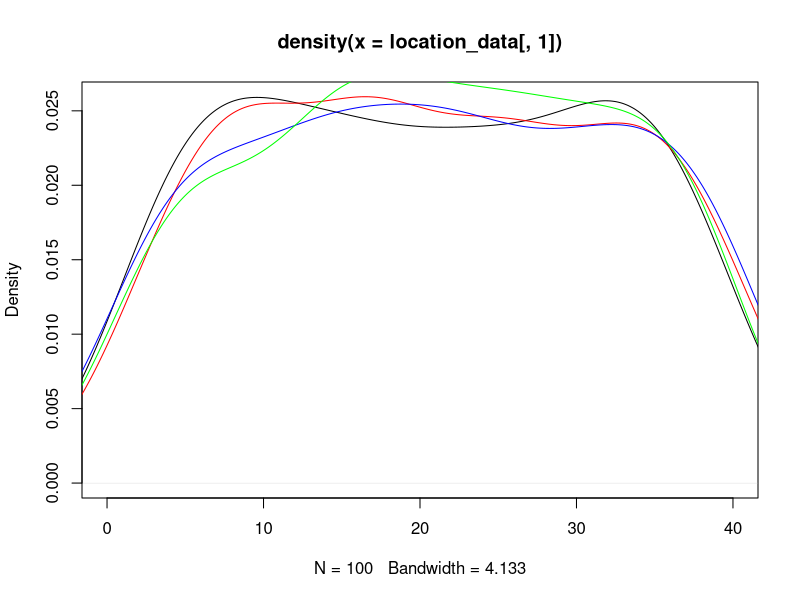
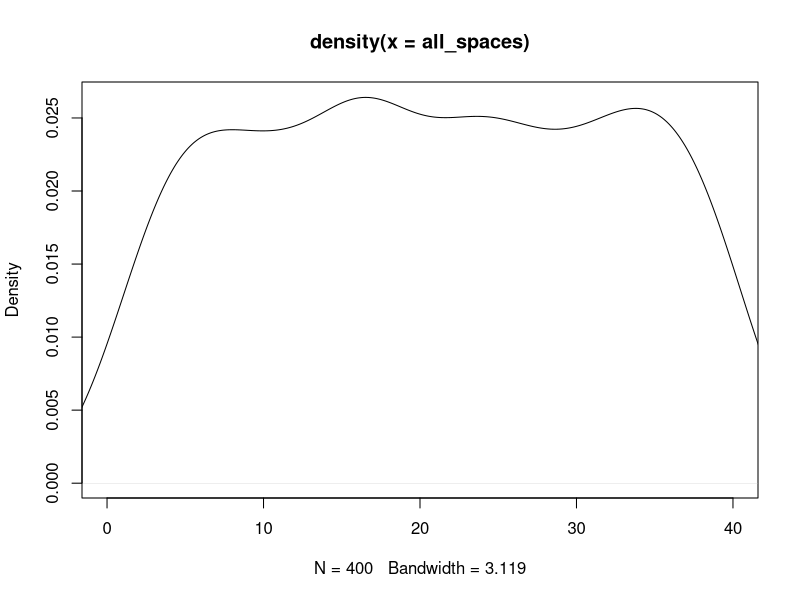
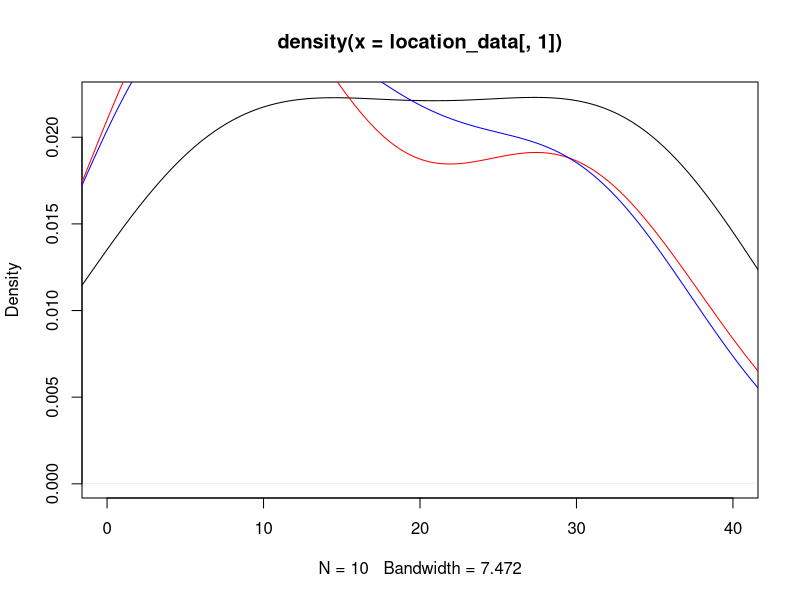
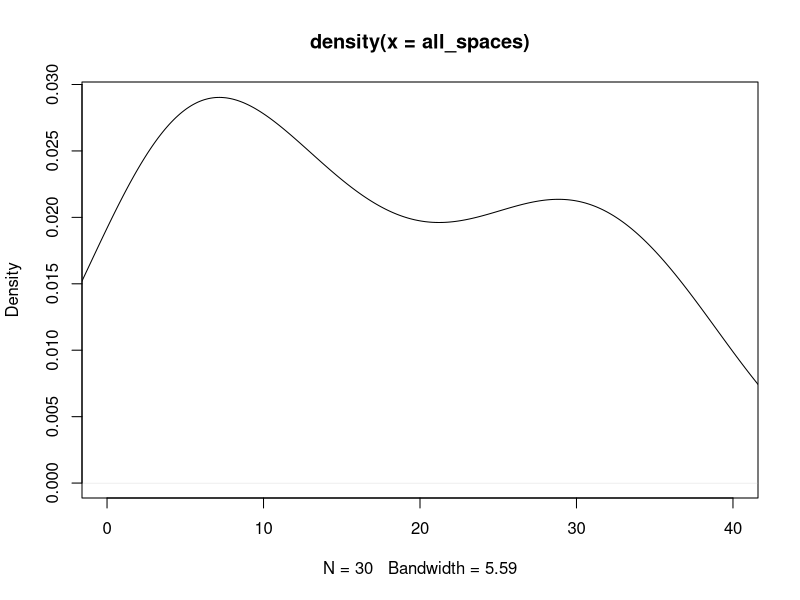

The R script that drew these images, in order: (Note: this script raises an error after producing the figures.)
## ---- chunk 1
knitr::opts_chunk$set(echo = TRUE)
## ---- chunk 2
#libraries
library(dplyr)
library(ggplot2)
## ---- chunk 3
#Kayleigh
##LET'S GET MOVING

monopolyBoard <- read.csv("MonopolyBoard.csv", header = T)
monopolyBoard

# Using dice rolls to determine where a player will land on the board
#input: "location"; a number 1-40; where the player is on the board
#output: the amount of spaces the player will move until they are on their new location

#note that this is only accounting for standard dice rolls, no special rules yet...

lets_move = function(location) {
  dice_roll_1 <- sample(1:6, 1, replace = TRUE)
  dice_roll_2 <- sample(1:6, 1, replace = TRUE)
  
  roll_total <- sum(dice_roll_1, dice_roll_2)
  roll_double <- dice_roll_1 == dice_roll_2
  
    location = location + roll_total
    
  if (location <= 40) {
    location = location
  } else {
    location = location - 40
  }
  
  space = monopolyBoard$name[monopolyBoard$spaces == location]
  
  print("You're moving forward...")
  print(roll_total)
  
  print("You're on space...")
  print(location)
  
  #print(space) #This prints out the name of the space that they land on. 
}

#testers
lets_move(1)
lets_move(25)
lets_move(38)
lets_move(40)



#A function to move players around the board and to play Monopoly!
#input: "turns"; the amount of turns we should take
#output: a player's new location on the board

lets_play = function(turns) {
  location = 1
  print("Starting Location: GO!")
  for (i in 1:turns) {
    location = lets_move(location)
  }
  print("You've landed on...")
  return(location)
}



lets_play(10) #tester #in this example if you look at a reference monopoly board and "walk" your way around the board with each move being the number in each output, you'll land on the space on the board corresponding to the final output (when counting "GO" as 1 and/or 40) 

#testers 
#"lets_move" and "lets_play" have both been edited to print out phrases for each roll and move to make it easier to determine how the player is moving. 
#"You're moving forward..." gives the player's roll
#"You're on space..." is the players position after 1 turn/"lets_move"
  # Later try to switch this print statement to the name of the spot that the player is on 
#"You've landed on..." gives the final location after running "lets_play" for "x" turns.
  # Later try to switch this print statement to the name of the spot that the player is on 

lets_play(3)
lets_play(10)

## ---- chunk 4
##DOUBLE DOWN

##WORK IN PROGRESS

#A function using dice rolls to determine how many spaces a player will move with the additional rules for "doubles" in Monopoly
#input: "location"; a number 1-40 where the player is on the board
#outut: the number of spaces the player will move on the board, with the special case of rolling three "doubles" and landing in jail
double_down = function(location) {
  dice_roll_1 <- sample(1:6, 1, replace = TRUE)
  dice_roll_2 <- sample(1:6, 1, replace = TRUE)
  
  roll_total <- sum(dice_roll_1, dice_roll_2)
  roll_double <- dice_roll_1 == dice_roll_2
  
  print("roll was")
  print(roll_total)
    
  if (roll_double) {
    
    dice_roll_3 <- sample(1:6, 1, replace = TRUE)
    dice_roll_4 <- sample(1:6, 1, replace = TRUE)
    
    roll_total_2 <- sum(dice_roll_3, dice_roll_4)
    roll_double_2 <- dice_roll_3 == dice_roll_4
    
    print("roll double was")
    print(roll_total_2)

    
    if (roll_double_2) {
      dice_roll_5 <- sample(1:6, 1, replace = TRUE)
      dice_roll_6 <- sample(1:6, 1, replace = TRUE)
      
      roll_total_3 <- sum(dice_roll_5, dice_roll_6)
      roll_double_3 <- dice_roll_5 == dice_roll_6
      
      print("roll double was")
      print(roll_total_3)
      
      if (roll_double_3) {
        location = 11 #Jail
        print("doubles, doubles, doubles")
        print("You're going to JAIL!")
        
      } else {
        location = location + roll_total + roll_total_2 + roll_total_3
        print("doubles, doubles, not doubles")
        print("You're moving forward...")
        print(roll_total + roll_total_2 + roll_total_3)
      }
    } else {
      location = location + roll_total + roll_total_2
      print("doubles, not doubles")
      print("You're moving forward...")
      print(roll_total+roll_total_2)
    }
  } else {
    location = location + roll_total
    print("no doubles")
    print("You're moving forward...")
    print(roll_total)
  }

    
  if (location <= 40) {
    location = location
  } else {
    location = location - 40
  }

  
  print("You're on space...")
  print(location)
}

double_down(1)
#text out in the function is kinda funky right but it's just to make sure its working right
#In final version switch all dice rolls to sample(1:6,...)

## ---- chunk 5
##CHANCE AND COMMUNITY CHEST CARDS
Card_Numbers <- c(1, 2, 3, 4, 5, 6, 7, 8, 9, 10, 11, 12, 13, 14, 15, 16)

Chance_Cards <- c("Advance to Boardwalk", "Advance to Go (Collect $200)", "Advance to Illinois Avenue. If you pass Go, collect $200", "Advance to St. Charles Place. If you pass Go, collect $200", "Advance to the nearest Railroad. If unowned, you may buy it from the Bank. If owned, pay owner twice the rental to which they are otherwise entitled", "Advance to the nearest Railroad. If unowned, you may buy it from the Bank. If owned, pay owner twice the rental to which they are otherwise entitled", "Advance token to nearest Utility. If unowned, you may buy it from the Bank. If owned, throw dice and pay owner a total ten times amount thrown", "Bank pays you dividend of $50", "Get Out of Jail Free", "Go Back 3 Spaces", "Go to Jail. Go directly to Jail, do not pass Go, do not collect $200", "Make general repairs on all your property. For each house pay $25. For each hotel pay $100", "Speeding fine $15", "Take a trip to Reading Railroad. If you pass Go, collect $200", "You have been elected Chairman of the Board. Pay each player $50", "Your building loan matures. Collect $150")

Chance <- data.frame(Chance_Cards, Card_Numbers)
Chance
##Chance cards to move a player to a new space:
  #1 -> Advance to Boardwalk (space 40)
  #2 -> Advance to Go (space 1)
  #3 -> Advance to Illinois Avenue (space 25)
  #4 -> Advance to St. Charles Place (space 12)
  #5 -> Advance to nearest Railroad (space(s) 6, 16, 26, 36)
  #6 -> Advance to nearest Railraod (space(s) 6, 16, 26, 36)
  #7 -> Advance to nearest Utility (space(s) 13, 29)
  #11 -> Go to Jail (space 11)
  #14 -> Take a trip to Reading Railroad (space 6)

Community_Chest_Cards <- c("Advance to Go (Collect $200)", "Bank error in your favor. Collect $200", "Doctor’s fee. Pay $50", "From sale of stock you get $50", "Get Out of Jail Free", "Go to Jail. Go directly to jail, do not pass Go, do not collect $200", "Holiday fund matures. Receive $100", "Income tax refund. Collect $20", "It is your birthday. Collect $10 from every player", "Life insurance matures. Collect $100", "Pay hospital fees of $100", "Pay school fees of $50", "Receive $25 consultancy fee", "You are assessed for street repair. $40 per house. $115 per hotel", "You have won second prize in a beauty contest. Collect $10", "You inherit $100")

Community_Chest <- data.frame(Community_Chest_Cards, Card_Numbers)
Community_Chest

##Community Chest Cards that move a player to a new space:
  #1 -> Advance to GO (space 1)
  #5 -> Go to Jail (space 11)

## ---- chunk 6
# heidi

#the function "who_goes_first" simulates the initial roll before the game begins in order to determine which player goes first
# input is a number of how many players are going to be playing
# output is the value of each players roll and the player that will start the game based on who had the highest roll
who_goes_first <- function(num_players){
  initial_rolls <- c()
  for (i in 1:num_players) {
    player_i_roll <- sum(sample(1:6, 2, replace=TRUE))
    initial_rolls <- c(initial_rolls, player_i_roll) # vector of every player's roll
    print(paste("Player", i, "rolled", player_i_roll))
  }
  cat("\n")
  if(sum(initial_rolls == max(initial_rolls)) >= 2){
    while (sum(initial_rolls == max(initial_rolls)) >= 2) { # if players tied for highest number
      tied_players <- which(initial_rolls==max(initial_rolls)) # identify which players tied
      print("It's a tie! Roll again")
      cat("\n")
      tie_breaker_rolls <- c()
      for (i in tied_players) { # tied players roll again
       player_i_roll2 <- sum(sample(1:6, 2, replace=TRUE))
       tie_breaker_rolls <- c(tie_breaker_rolls, player_i_roll2)
       print(paste("Player", i, "rolled", player_i_roll2))
      }
      initial_rolls <- tie_breaker_rolls
      highest_roll <- max(tie_breaker_rolls)
      highest_player2 <- tied_players[which(tie_breaker_rolls == highest_roll)]
    }
    cat("\n")
    print(paste("Player", highest_player2, "goes first!"))
  }
  else {
    highest_player <- which.max(initial_rolls) # who rolled the highest number
    print(paste("Player", highest_player, "goes first!"))
  }
}

who_goes_first(4) # test function

## ---- chunk 7
# Olivia
# Website for data: https://stat-jet-asu.github.io/Datasets/InstructorDescriptions/monopoly.html

monopolyBoard <- read.csv("MonopolyBoard.csv", header = T)
head(monopolyBoard)

# This section is for question number 2

# Kayleigh's lets_play function from above incorporating players and density plots
# uses lets_move function from above
# input: turns, # of turns to iterate through; players, number of players (2-4)
# output: density plot with a line for each player's frequency of spaces landed on 
# & density plot for the combined frequency of spaces landed on for all players

lets_play = function(turns, players) {
  location_data <- as.data.frame(matrix(nrow = turns, ncol = players))
  
for (j in 1:players) {
  location = 1
  
  for (i in 1:turns) {
    
    location = lets_move(location)
    location_data[i,j] <- location
    }
  }
  
  # creates density plot of frequency of landing on each space for each player
  plot(density(location_data[,1]), xlim = c(0,40), col = "black")
  
  colors <- c("red", "blue", "green")
  
  for (k in 2:players) {
  lines(density(location_data[,k]), col = colors[k-1]) # adds a density line for each player after the first
  }
  
  # creates density plot for total frequency landing on each space (all players spaces included)
  all_spaces <- as.vector(as.matrix(location_data))
  plot(density(all_spaces), xlim = c(0,40), col = "black")
}
lets_play(100, 4)

## ---- chunk 8
who_goes_first2 <- function(num_players){
  initial_rolls <- c()
  for (i in 1:num_players) {
    player_i_roll <- sum(sample(1:6, 2, replace=TRUE))
    initial_rolls <- c(initial_rolls, player_i_roll) # vector of every player's roll
#    print(paste("Player", i, "rolled", player_i_roll))
  }
  cat("\n")
  if(sum(initial_rolls == max(initial_rolls)) >= 2){
    while (sum(initial_rolls == max(initial_rolls)) >= 2) { # if players tied for highest number
      tied_players <- which(initial_rolls==max(initial_rolls)) # identify which players tied
#      print("It's a tie! Roll again")
#      cat("\n")
      tie_breaker_rolls <- c()
      for (i in tied_players) { # tied players roll again
       player_i_roll2 <- sum(sample(1:6, 2, replace=TRUE))
       tie_breaker_rolls <- c(tie_breaker_rolls, player_i_roll2)
#       print(paste("Player", i, "rolled", player_i_roll2))
      }
      initial_rolls <- tie_breaker_rolls
      highest_roll <- max(tie_breaker_rolls)
      highest_player2 <- tied_players[which(tie_breaker_rolls == highest_roll)]
    }
#    cat("\n")
#    print(paste("Player", highest_player2, "goes first!"))
  }
  else {
    highest_player <- which.max(initial_rolls) # who rolled the highest number
#    print(paste("Player", highest_player, "goes first!"))
#    return(highest_player)
  
    
  # creating player order
  player_order <- length(num_players)
  player_order[1] <- as.integer(highest_player)

 for (j in 2:num_players) {
    
  player_order[j] <- as.integer(player_order[j-1] + 1)
  if (player_order[j] > num_players) {
    player_order[j] <- 1
  }
 }
  print(player_order)
  }
  
  playerlist <- (list(highest_player, player_order))
  return(playerlist)
}

#who_goes_first2(4)

## ---- chunk 9
# Question number 3 -- including jail and double rolls

lets_move2 = function(location) {
  dice_roll_1 <- sample(1:6, 1, replace = TRUE)
  dice_roll_2 <- sample(1:6, 1, replace = TRUE)
  
  roll_total <- sum(dice_roll_1, dice_roll_2)
  roll_double <- dice_roll_1 == dice_roll_2
  
    location = location + roll_total # updates location to be previous location + roll total
    double3 = "false" # double3 is assigned "true" if the player double rolls 3x (as seen in if statement below), otherwise it is assigned "false" 
    
  # first double roll -> roll again
  if (roll_double == TRUE) {
    dice_roll_3 <- sample(1:6, 1, replace = TRUE)
    dice_roll_4 <- sample(1:6, 1, replace = TRUE)
    
    roll_total2 <- sum(dice_roll_3, dice_roll_4)
    roll_double2 <- dice_roll_3 == dice_roll_4
    
    location = location + roll_total2
    double3 = "false"
    
    # if player is at a location past 40, subtract 40 so they go back to the GO space at location "41"
    # this is included in each if statement below so that it applies if player has to roll again
    if (location <= 40) {
      location = location
    } else {
      location = location - 40
    }
     
      # second double roll -> roll again
      if (roll_double2 == TRUE) {
        dice_roll_5 <- sample(1:6, 1, replace = TRUE)
        dice_roll_6 <- sample(1:6, 1, replace = TRUE)
    
        roll_total3 <- sum(dice_roll_5, dice_roll_6)
        roll_double3 <- dice_roll_5 == dice_roll_6
    
        location = location + roll_total3
        double3 = "false"
        
        if (location <= 40) {
          location = location
        } else {
          location = location - 40
        }
        
        # third double roll -> go to jail
          if (roll_double3 == TRUE) {
            location = monopolyBoard$spaces[monopolyBoard$name == "Jail"]
            double3 = "true"
          }
      }
  }  
    
  if (location <= 40) {
    location = location
  } else {
    location = location - 40
  }
  
  listdata <- (list(location, double3)) # creates list for outputs "location" and "double3"
  # if you need to access location from this function, use lets_move2(location)[[1]]
  # if you need to access double3, use lets_move2(double3)[[2]]
  return(listdata)
  
}


# lets_play2 is currently set up to have each player go thru all their turns and then move onto the next player
# probably need to fix this for question 5

## ---- chunk 10

lets_play2 = function(turns, players) {
  
  
  location_data <- as.data.frame(matrix(nrow = turns, ncol = players)) # dataframe will keep data for locations of players for each turn
  double3data <- as.data.frame(matrix(nrow = turns, ncol = players)) # dataframe will say "true" if player double rolled 3x (which lands them in jail) and "false" if they didn't double roll 3x
  
    # puts players in order
    colnames(location_data) <- who_goes_first2(players)[[2]]
  
    location = 1 # each player starts at location 1
    location_data[1,] <- location
    double3 = 0 # initializing "double3" which will be later assigned a "true" or "false" based on if player double rolled 3x
  
    for (i in 2:turns) { # iterates through number of turns
      
        for (j in 1:players) { # rotates through each player
          
        location = lets_move2(location_data[i-1,j])[[1]] # takes location from lets_move2 function and assigns it to location
        location_data[i,j] <- as.integer(location) # puts location value into the dataframe of locations for each player
        double3data[i,j] <- lets_move2(double3)[[2]] # takes "true" or "false" value from double3 and adds it to double3data dataframe
        
      # deals with landing in jail from "go to jail" space and staying there for next 3 turns
      if (31 %in% location_data[i-1,j]) { # if you landed on 31 in the last turn (i-1 turn), you go to jail (space 11) for the ith turn
        location <- 11
        location_data[i,j] <- as.integer(location) # new location is 11
      } else if (11 %in% location_data[i-1,j] & 31 %in% location_data[i-2,j]) { # if you were on space 11 last turn AND you were on space 31 2 turns ago, you stay in jail (space 11) for turn i
        location <- 11
        location_data[i,j] <- as.integer(location)  
      } else if (11 %in% location_data[i-2,j] & 31 %in% location_data[i-3,j]) {
        location <- 11
        location_data[i,j] <- as.integer(location)
      }
        
      # landing in jail from 3x double roll and staying there for next 3 turns
      if (11 %in% location_data[i,j] & "true" %in% double3data[i-1,j]) { # if player's location is 11 (jail) and double3data is"true" (player double rolled 3x), player stays in jail. all 3 if/else if statements keep player in jail for the next 3 turns
        location <- 11
        location_data[i,j] <- as.integer(location)
      } else if (11 %in% location_data[i-1,j] & "true" %in% double3data[i-2,j]) { # 
        location <- 11
        location_data[i,j] <- as.integer(location)
      } else if (11 %in% location_data[i-2,j] & "true" %in% double3data[i-3,j]) {
        location <- 11
        location_data[i,j] <- as.integer(location)
      }
        
    }
  }
  print(location_data)
  
  # creates density plot of frequency of landing on each space for each player
  plot(density(location_data[,1]), xlim = c(0,40), col = "black")
  
  colors <- c("red", "blue", "green")
  
  for (k in 2:players) {
    lines(density(location_data[,k]), col = colors[k-1]) # adds a density line for each player after the first
  }
  
  # creates density plot for total frequency landing on each space (all players spaces included)
  all_spaces <- as.vector(as.matrix(location_data))
  plot(density(all_spaces), xlim = c(0,40), col = "black")
  
}
 
lets_play2(10, 3)

location_data

# how should we go about recording spaces landed on when double rolls occur?

## ---- chunk 11
# olivia (ignore this its a work in progress)
# Figure out how to have players pay and recieve money from landing on chance and community chest spaces

     if(draw_card == 5){
        if(location >= 37 && location <= 5){
              location = 6
              
              
            } else if (location >= 6 && location <= 15){
                location = 16
              } else {
                if(location >= 16 && location <= 25){
                  location = 26
                } else {
                  location = 36
                }
              }
            }
  
    if(draw_card == 6){
        if(location >= 37 && location <= 5){
              location = 6
            } else {
              if (location >= 6 && location <= 15){
                location = 16
              } else {
                if(location >= 16 && location <= 25){
                  location = 26
                } else {
                  location = 36
                }
              }
            }
    }

#################

Updating_Player_Bank <- function(location) {
  if(location == 2 || location == 4 || location == 6 || location == 7 || location == 9 || location == 10 || location == 12 || location == 13 || location == 14 || location == 15 || location == 16 || location == 17 || location == 19 || location == 20 || location == 22 || location == 24 || location == 25 || location == 26 || location == 27 || location == 28 || location == 29 || location == 30 || location == 32 || location == 33 || location == 35 || location == 36 || location == 38 || location == 40){
    location = location
    spot <- which(Property_Statuses$Space == location)
    cost <- which(monopolyBoard$spaces == location)
    owned_by_player <- Property_Statuses$Owned_By_Player[spot]
    The_Players$Player_Bank[owned_by_player] <- The_Players$Player_Bank[owned_by_player] + monopolyBoard$cost[cost]
    The_Players$Player_Bank[owned_by_player]
    The_Players
    
    The_Players$Player_Bank[owned_by_player] <- The_Players$Player_Bank[owned_by_player] + monopolyBoard$rent_0[cost]
    
    The_Players$Player_Bank[j] <- The_Players$Player_Bank[j] - monopolyBoard$rent_0[cost]
    
    return(The_Players)

  }
}

#########################################

lets_move3 = function(location) {
  dice_roll_1 <- sample(1:6, 1, replace = TRUE)
  dice_roll_2 <- sample(1:6, 1, replace = TRUE)
  
  roll_total <- sum(dice_roll_1, dice_roll_2)
  roll_double <- dice_roll_1 == dice_roll_2
  
    location = location + roll_total
    double3 = "false"
  
  print("your roll total is...")
  print(roll_total)

  if (location <= 40) {
      location = location
  } else {
      location = location - 40
  }
   
  print("your location is...")
  print(location)
  
  Updating_Player_Bank(location)
  
  if(location == 8 || location == 23 || location == 27) {
    location = Drawing_Chance(location)
    print("your location is...")
    print(location)
#    Updating_Player_Bank(location)
  }
  
  if(location == 3 || location == 18 || location == 34) {
    location = Drawing_Community_Chest(location)
    print("your location is...")
    print(location)
#    Updating_Player_Bank(location)
  }
    
  # first double roll -> roll again
  if (roll_double == TRUE) {
    dice_roll_3 <- sample(1:6, 1, replace = TRUE)
    dice_roll_4 <- sample(1:6, 1, replace = TRUE)
    
    roll_total2 <- sum(dice_roll_3, dice_roll_4)
    roll_double2 <- dice_roll_3 == dice_roll_4
    
    location = location + roll_total2
    double3 = "false"
    print("1 double")
    
    if (location <= 40) {
      location = location
    } else {
      location = location - 40
    }
    
    
    if(location == 8 || location == 23 || location == 27) {
    location = Drawing_Chance(location)
    }
  
  if(location == 3 || location == 18 || location == 34) {
    location = Drawing_Community_Chest(location)
  }
    
    Updating_Player_Bank(location)
     
      # second double roll -> roll again
      if (roll_double2 == TRUE) {
        dice_roll_5 <- sample(1:6, 1, replace = TRUE)
        dice_roll_6 <- sample(1:6, 1, replace = TRUE)
    
        roll_total3 <- sum(dice_roll_5, dice_roll_6)
        roll_double3 <- dice_roll_5 == dice_roll_6
    
        location = location + roll_total3
        double3 = "false"
        print("2 doubles")
        
        if (location <= 40) {
          location = location
        } else {
          location = location - 40
        }
        
        
        if(location == 8 || location == 23 || location == 27) {
          location = Drawing_Chance(location)
        }
  
        if(location == 3 || location == 18 || location == 34) {
          location = Drawing_Community_Chest(location)
         
        }
        
        Updating_Player_Bank(location)
        
        # third double roll -> go to jail
          if (roll_double3 == TRUE) {
            location = monopolyBoard$spaces[monopolyBoard$name == "Jail"]
            double3 = "true"
            print("three doubles")
          }
      }
  }  
   
  location = location 
  
  print("your location is...")
  print(location)
  listdata <- (list(location, double3, The_Players))
  return(listdata)
  
}

##########

lets_play3 = function(turns, players) {
  
  location_data <- as.data.frame(matrix(nrow = turns, ncol = players))
  double3data <- as.data.frame(matrix(nrow = turns, ncol = players))
  
    colnames(location_data) <- who_goes_first2(players)[[2]]
  
    location = 1
    location_data[1,] <- location
    double3 = 0
  
    for (i in 2:turns) {
      
        for (j in 1:players) {
          
        location = lets_move3(location_data[i-1,j])[[1]]
        location_data[i,j] <- as.integer(location)
        double3data[i,j] <- lets_move3(double3)[[2]]
        
      # deals with landing in jail from "go to jail" space and staying there for next 3 turns
      if (31 %in% location_data[i-1,j]) { # if you land on 31 (go to jail), next location is in jail (space 11)
        location <- 11
        location_data[i,j] <- as.integer(location)
      } else if (11 %in% location_data[i-1,j] & 31 %in% location_data[i-2,j]) {
        location <- 11
        location_data[i,j] <- as.integer(location)
      } else if (11 %in% location_data[i-2,j] & 31 %in% location_data[i-3,j]) {
        location <- 11
        location_data[i,j] <- as.integer(location)
      }
        
      # landing in jail from 3x double roll and staying there for next 3 turns
      if (11 %in% location_data[i,j] & "true" %in% double3data[i-1,j]) { # "true" means player double rolled 3x -> jail
        location <- 11
        location_data[i,j] <- as.integer(location)
      } else if (11 %in% location_data[i-1,j] & "true" %in% double3data[i-2,j]) { # 
        location <- 11
        location_data[i,j] <- as.integer(location)
      } else if (11 %in% location_data[i-2,j] & "true" %in% double3data[i-3,j]) {
        location <- 11
        location_data[i,j] <- as.integer(location)
      }
        
    }
  }
  print(location_data)
  print(double3data)
  print(The_Players)

  
  # creates density plot of frequency of landing on each space for each player
  plot(density(location_data[,1]), xlim = c(0,40), col = "black")
  
  plot(location_data[,1], xlim= c(0,40), col="black", type="h", xlab="Spaces", ylab="Frequency", main="Frequency of Landing on Each Space for Each Player")
  
  colors <- c("red", "blue", "green")
  
  for (k in 2:players) {
    lines(density(location_data[,k]), col = colors[k-1]) # adds a density line for each player after the first
  }
  
  # creates density plot for total frequency landing on each space (all players spaces included)
  all_spaces <- as.vector(as.matrix(location_data))
  plot(density(all_spaces), xlim = c(0,40), col = "black")
  
}


## ---- chunk 12
#4 - Kayleigh and Maddie 
#Chance - spaces 8, 23, 37
#Community Chest - spaces 3, 18, 34
Chance

Drawing_Chance = function(location) {
  location = location
  draw_card <- sample(1:16, 1, replace = TRUE)
  player_card <- Chance$Chance_Cards[draw_card]
  print(player_card)

  
      if(draw_card == 1) {
        location = 1
      }
      
      if(draw_card == 2) {
        location = 1
      }
      
      if(draw_card == 3) {
        location = 25
      }
  
      if(draw_card == 4){
        location = 12
      }
  
      if(draw_card == 5){
        if(location >= 37 && location <= 5){
              location = 6
            } else {
              if (location >= 6 && location <= 15){
                location = 16
              } else {
                if(location >= 16 && location <= 25){
                  location = 26
                } else {
                  location = 36
                }
              }
            }
    }
  
    if(draw_card == 6){
        if(location >= 37 && location <= 5){
              location = 6
            } else {
              if (location >= 6 && location <= 15){
                location = 16
              } else {
                if(location >= 16 && location <= 25){
                  location = 26
                } else {
                  location = 36
                }
              }
            }
    }
  
    if(draw_card == 7){
        if(location >= 29 && location <= 12){
              location = 13
            } else {
              location = 29
    }
  }
  
    if(draw_card == 11) {
      location = 11
    }
  
    if(draw_card == 14) {
      location = 6
    }
  
    if(draw_card == 10) {
      location = location - 3
    }
  
    location = location
    return(location)
}

Drawing_Chance(8)
Drawing_Chance(23)
Drawing_Chance(37)

Drawing_Community_Chest = function(location) {
  location = location
  draw_card_chest <- sample(1:16, 1, replace = TRUE)
  player_card_chest <- Community_Chest$Community_Chest_Cards[draw_card_chest]
  print(player_card_chest)
  print(location)
  
  if (draw_card_chest == 1) {
    location = 1
  } else {
    if (draw_card_chest == 6) {
    location = 11
    } else {
      location = location
    }
  
  }
  
  location = location 
  return(location)
}

Drawing_Community_Chest(3)
Drawing_Community_Chest(18)
Drawing_Community_Chest(34)

lets_move3 = function(location) {
  dice_roll_1 <- sample(1:6, 1, replace = TRUE)
  dice_roll_2 <- sample(1:6, 1, replace = TRUE)
  
  roll_total <- sum(dice_roll_1, dice_roll_2)
  roll_double <- dice_roll_1 == dice_roll_2
  
    location = location + roll_total
    double3 = "false"
  
  print("your roll total is...")
  print(roll_total)

  if (location <= 40) {
      location = location
  } else {
      location = location - 40
  }
   
  print("your location is...")
  print(location)
  
  if(location == 8 || location == 23 || location == 27) {
    location = Drawing_Chance(location)
    print("your location is...")
    print(location)
  }
  
  if(location == 3 || location == 18 || location == 34) {
    location = Drawing_Community_Chest(location)
    print("your location is...")
    print(location)
  }
    
  # first double roll -> roll again
  if (roll_double == TRUE) {
    dice_roll_3 <- sample(1:6, 1, replace = TRUE)
    dice_roll_4 <- sample(1:6, 1, replace = TRUE)
    
    roll_total2 <- sum(dice_roll_3, dice_roll_4)
    roll_double2 <- dice_roll_3 == dice_roll_4
    
    location = location + roll_total2
    double3 = "false"
    print("1 double")
    
    if (location <= 40) {
      location = location
    } else {
      location = location - 40
    }
    
    
    if(location == 8 || location == 23 || location == 27) {
    location = Drawing_Chance(location)
    }
  
  if(location == 3 || location == 18 || location == 34) {
    location = Drawing_Community_Chest(location)
    }
     
      # second double roll -> roll again
      if (roll_double2 == TRUE) {
        dice_roll_5 <- sample(1:6, 1, replace = TRUE)
        dice_roll_6 <- sample(1:6, 1, replace = TRUE)
    
        roll_total3 <- sum(dice_roll_5, dice_roll_6)
        roll_double3 <- dice_roll_5 == dice_roll_6
    
        location = location + roll_total3
        double3 = "false"
        print("2 doubles")
        
        if (location <= 40) {
          location = location
        } else {
          location = location - 40
        }
        
        if(location == 8 || location == 23 || location == 27) {
          location = Drawing_Chance(location)
        }
  
        if(location == 3 || location == 18 || location == 34) {
          location = Drawing_Community_Chest(location)
         
        }
        
        # third double roll -> go to jail
          if (roll_double3 == TRUE) {
            location = monopolyBoard$spaces[monopolyBoard$name == "Jail"]
            double3 = "true"
            print("three doubles")
          }
      }
  }  
   
  location = location 
  
  print("your location is...")
  print(location)
  listdata <- (list(location, double3))
  return(listdata)
  
}

lets_move3(1)


lets_play3 = function(turns, players) {
  
  location_data <- as.data.frame(matrix(nrow = turns, ncol = players))
  double3data <- as.data.frame(matrix(nrow = turns, ncol = players))
  
    colnames(location_data) <- who_goes_first2(players)[[2]]
  
    location = 1
    location_data[1,] <- location
    double3 = 0
  
    for (i in 2:turns) {
      
        for (j in 1:players) {
          
        location = lets_move3(location_data[i-1,j])[[1]]
        location_data[i,j] <- as.integer(location)
        double3data[i,j] <- lets_move3(double3)[[2]]
        
      # deals with landing in jail from "go to jail" space and staying there for next 3 turns
      if (31 %in% location_data[i-1,j]) { # if you land on 31 (go to jail), next location is in jail (space 11)
        location <- 11
        location_data[i,j] <- as.integer(location)
      } else if (11 %in% location_data[i-1,j] & 31 %in% location_data[i-2,j]) {
        location <- 11
        location_data[i,j] <- as.integer(location)
      } else if (11 %in% location_data[i-2,j] & 31 %in% location_data[i-3,j]) {
        location <- 11
        location_data[i,j] <- as.integer(location)
      }
        
      # landing in jail from 3x double roll and staying there for next 3 turns
      if (11 %in% location_data[i,j] & "true" %in% double3data[i-1,j]) { # "true" means player double rolled 3x -> jail
        location <- 11
        location_data[i,j] <- as.integer(location)
      } else if (11 %in% location_data[i-1,j] & "true" %in% double3data[i-2,j]) { # 
        location <- 11
        location_data[i,j] <- as.integer(location)
      } else if (11 %in% location_data[i-2,j] & "true" %in% double3data[i-3,j]) {
        location <- 11
        location_data[i,j] <- as.integer(location)
      }
        
    }
  }
  print(location_data)
  print(double3data)


  
  # creates density plot of frequency of landing on each space for each player
  plot(density(location_data[,1]), xlim = c(0,40), col = "black")
  
  plot(location_data[,1], xlim= c(0,40), col="black", type="h", xlab="Spaces", ylab="Frequency", main="Frequency of Landing on Each Space for Each Player")
  
  colors <- c("red", "blue", "green")
  
  for (k in 2:players) {
    lines(density(location_data[,k]), col = colors[k-1]) # adds a density line for each player after the first
  }
  
  # creates density plot for total frequency landing on each space (all players spaces included)
  all_spaces <- as.vector(as.matrix(location_data))
  plot(density(all_spaces), xlim = c(0,40), col = "black")
  
}


lets_play3(100, 4)

## ---- chunk 13

#use lets_move2 for freq plot

 
## ---- chunk 14
#hello
dice_roll <- sum(sample(1:6, 2, replace = TRUE))
dice_roll

#Need to figure out how to exchange money between players
Chance_Money <- function(Player_Bank){
  Player_Bank = Player_Bank
  draw_card <- sample(1:16, 1, replace = TRUE)
  player_card <- Chance$Chance_Cards[draw_card]
  print(player_card)
  
  #Advance to Go (Collect $200)
  if(draw_card == 2){
    Player_Bank = Player_Bank + 200
  }
  
  #Advance to Illinois Ave. If you pass Go collect $200
  if(draw_card == 3){
    if(location > 25){
      Player_Bank = Player_Bank + 200
    }else{
      Player_Bank = Player_Bank
    }
  }
  
  #Advance to St. Charles Place. If you pass Go, collect $200
  if(draw_card == 4){
    if(location > 13 ){
      Player_Bank = Player_Bank + 200
    }else{
      Player_Bank = Player_Bank
    }
  }
  
  #Bank pays you dividend of $50
  if(draw_card == 8){
    Player_Bank = Player_Bank + 50
  }
  
  #Speeding fine $15
  if(draw_card == 13){
    Player_Bank = Player_Bank - 15
  }
  
  #Take a trip to Reading Railroad. If you pass Go, collect $200
  if(draw_card == 14){
    if(location > 6){
      Player_Bank = Player_Bank + 200
    }else{
      Player_Bank = Player_Bank
    }
  }
  
  #Your building loan matures. Collect $150
  if(draw_card == 16){
    Player_Bank = Player_Bank + 150
  }
}

#Need to figure out how to exchange money between players
Community_Chest_Money <- function(Player_Bank){
  Player_Bank = Player_Bank
  draw_card <- sample(1:16, 1, replace = TRUE)
  player_card <- Community_Chest$Community_Chest_Cards[draw_card]
  print(player_card)
  
  #Advance to Go (Collect $200)
  if(draw_card == 1){
    Player_Bank = Player_Bank + 200
  }
  
  #Bank error in your favor. Collect $200
  if(draw_card == 2){
    Player_Bank = Player_Bank + 200
  }
  
  #Doctor’s fee. Pay $50
  if(draw_card == 3){
    Player_Bank = Player_Bank - 50
  }
  
  #From sale of stock you get $50
  if(draw_card == 4){
    Player_Bank = Player_Bank + 50
  }
  
  #Holiday fund matures. Receive $100
  if(draw_card == 7){
    Player_Bank = Player_Bank + 100
  }
  
  #Income tax refund. Collect $20
  if(draw_card == 8){
    Player_Bank = Player_Bank + 20
  }
  
  #Life insurance matures. Collect $100
  if(draw_card == 10){
    Player_Bank = Player_Bank + 100
  }
  
  #Pay hospital fees of $100
  if(draw_card == 11){
    Player_Bank = Player_Bank - 100
  }
  
  #Pay school fees of $50
  if(draw_card == 12){
    Player_Bank = Player_Bank - 50
  }
  
  #Receive $25 consultancy fee
  if(draw_card == 13){
    Player_Bank = Player_Bank + 25
  }
  
  #You have won second prize in a beauty contest. Collect $10
  if(draw_card == 15){
    Player_Bank = Player_Bank + 10
  }
  
  #You inherit $100
  if(draw_card == 16){
    Player_Bank = Player_Bank + 100
  }
}

Chance
Community_Chest
## ---- chunk 15
library(tidyverse)
## ---- chunk 16
Players <- c("Player 1", "Player 2", "Player 3", "Player 4")
Player_Bank <- c(1250, 1250, 1250, 1250)
The_Players <- data.frame(Players, Player_Bank)

Property <- c("Mediterranean", "Baltic", "Reading Railroad", "Oriental", "Vermot", "Connecticut", "St. Charles", "Electric Company", "States", "Virginia", "Pennsylvania Railroad", "St. James", "Tennessee", "New York", "Kentucky", "Indiana", "Illinios", "B&O Railroad", "Atlantic", "Ventnor", "Water Works", "Marvin Gardens", "Pacific", "N. Carolina", "Pennsylvania", "Short Line Railroad", "Park Place", "Boardwalk")
Owned_By_Player <- sample(1:4, 28, replace = TRUE)
Space <- c(2, 4, 6, 7, 9, 10, 12, 13, 14, 15, 16, 17, 19, 20, 22, 24, 25, 26, 27, 28, 29, 30, 32, 33, 35, 36, 38, 40)
Property_Statuses <- data.frame(Property, Space, Owned_By_Player)
Property_Statuses


Updating_Player_Bank <- function(location, j) {
  if(location == 2 || location == 4 || location == 6 || location == 7 || location == 9 || location == 10 || location == 12 || location == 13 || location == 14 || location == 15 || location == 16 || location == 17 || location == 19 || location == 20 || location == 22 || location == 24 || location == 25 || location == 26 || location == 27 || location == 28 || location == 29 || location == 30 || location == 32 || location == 33 || location == 35 || location == 36 || location == 38 || location == 40){
    
    location = location
    spot <- which(Property_Statuses$Space == location)
    cost <- which(monopolyBoard$spaces == location)
    owned_by_player <- Property_Statuses$Owned_By_Player[spot]
    
    The_Players$Player_Bank[owned_by_player] <- The_Players$Player_Bank[owned_by_player] + monopolyBoard$rent_0[cost]
    
    The_Players$Player_Bank[j] <- The_Players$Player_Bank[j] - monopolyBoard$rent_0[cost]
    
    The_Players
  }
}

Updating_Player_Bank(2, 3)

lets_move3 = function(location) {
  dice_roll_1 <- sample(1:6, 1, replace = TRUE)
  dice_roll_2 <- sample(1:6, 1, replace = TRUE)
  
  roll_total <- sum(dice_roll_1, dice_roll_2)
  roll_double <- dice_roll_1 == dice_roll_2
  
    location = location + roll_total
    double3 = "false"


  if (location <= 40) {
      location = location
  } else {
      location = location - 40
  }

  if(location == 8 || location == 23 || location == 27) {
    location = Drawing_Chance(location)

  }
  
  if(location == 3 || location == 18 || location == 34) {
    location = Drawing_Community_Chest(location)

  }

Updating_Player_Bank(location, j)

  # first double roll -> roll again
  if (roll_double == TRUE) {
    dice_roll_3 <- sample(1:6, 1, replace = TRUE)
    dice_roll_4 <- sample(1:6, 1, replace = TRUE)
    
    roll_total2 <- sum(dice_roll_3, dice_roll_4)
    roll_double2 <- dice_roll_3 == dice_roll_4
    
    location = location + roll_total2
    double3 = "false"

    
    if (location <= 40) {
      location = location
    } else {
      location = location - 40
    }
    
    
    if(location == 8 || location == 23 || location == 27) {
    location = Drawing_Chance(location)
    }
  
  if(location == 3 || location == 18 || location == 34) {
    location = Drawing_Community_Chest(location)
    }
    
    Updating_Player_Bank(location, j)
    
      # second double roll -> roll again
      if (roll_double2 == TRUE) {
        dice_roll_5 <- sample(1:6, 1, replace = TRUE)
        dice_roll_6 <- sample(1:6, 1, replace = TRUE)
    
        roll_total3 <- sum(dice_roll_5, dice_roll_6)
        roll_double3 <- dice_roll_5 == dice_roll_6
    
        location = location + roll_total3
        double3 = "false"
        
        if (location <= 40) {
          location = location
        } else {
          location = location - 40
        }
        
        if(location == 8 || location == 23 || location == 27) {
          location = Drawing_Chance(location)
        }
  
        if(location == 3 || location == 18 || location == 34) {
          location = Drawing_Community_Chest(location)
         
        }
        
        Updating_Player_Bank(location, j)
        
        # third double roll -> go to jail
          if (roll_double3 == TRUE) {
            location = monopolyBoard$spaces[monopolyBoard$name == "Jail"]
            double3 = "true"
          }
      }
  }  
   
  location = location 
}

lets_move3(2)


lets_play4 = function(turns, players) {
  
  location_data <- as.data.frame(matrix(nrow = turns, ncol = players))
  double3data <- as.data.frame(matrix(nrow = turns, ncol = players))
  players_banks <- as.data.frame(matrix(nrow = turns, ncol = players))

print(Property_Statuses)

  for (j in 1:players) {
    location = 1
    double3 = 0
    
    
    for (i in 1:turns) {
        print("player")
        print(j)
        location = lets_move3(location)[[1]]
        location_data[i,j] <- as.integer(location)
        double3data[i,j] <- lets_move3(double3)[[2]]

                
      # deals with landing in jail from "go to jail" space and staying there for next 3 turns
      if (31 %in% location_data[i-1,j]) { # if you land on 31 (go to jail), next location is in jail (space 11)
        location <- 11
        location_data[i,j] <- as.integer(location)
      } else if (11 %in% location_data[i-1,j] & 31 %in% location_data[i-2,j]) {
        location <- 11
        location_data[i,j] <- as.integer(location)
      } else if (11 %in% location_data[i-2,j] & 31 %in% location_data[i-3,j]) {
        location <- 11
        location_data[i,j] <- as.integer(location)
      }
        
      # landing in jail from 3x double roll and staying there for next 3 turns
      if (11 %in% location_data[i,j] & "true" %in% double3data[i-1,j]) { # "true" means player double rolled 3x -> jail
        location <- 11
        location_data[i,j] <- as.integer(location)
      } else if (11 %in% location_data[i-1,j] & "true" %in% double3data[i-2,j]) { # 
        location <- 11
        location_data[i,j] <- as.integer(location)
      } else if (11 %in% location_data[i-2,j] & "true" %in% double3data[i-3,j]) {
        location <- 11
        location_data[i,j] <- as.integer(location)
      }
      
      
    }
  }
  
print(location_data)
return(The_Players)

}

lets_play4(1,4)
## ---- chunk 17
monopolyBoard
Players <- c("Player 1", "Player 2", "Player 3", "Player 4")
Player_Bank <- c(1250, 1250, 1250, 1250)
The_Players <- data.frame(Players, Player_Bank)

Property <- c("Mediterranean", "Baltic", "Reading Railroad", "Oriental", "Vermot", "Connecticut", "St. Charles", "Electric Company", "States", "Virginia", "Pennsylvania Railroad", "St. James", "Tennessee", "New York", "Kentucky", "Indiana", "Illinios", "B&O Railroad", "Atlantic", "Ventnor", "Water Works", "Marvin Gardens", "Pacific", "N. Carolina", "Pennsylvania", "Short Line Railroad", "Park Place", "Boardwalk")
Owned_By_Player <- sample(1:4, 28, replace = TRUE)
Space <- c(2, 4, 6, 7, 9, 10, 12, 13, 14, 15, 16, 17, 19, 20, 22, 24, 25, 26, 27, 28, 29, 30, 32, 33, 35, 36, 38, 40)
Property_Statuses <- data.frame(Property, Space, Owned_By_Player)
Property_Statuses


Updating_Player_Bank <- function(location, j) {
  if(location == 2 || location == 4 || location == 6 || location == 7 || location == 9 || location == 10 || location == 12 || location == 13 || location == 14 || location == 15 || location == 16 || location == 17 || location == 19 || location == 20 || location == 22 || location == 24 || location == 25 || location == 26 || location == 27 || location == 28 || location == 29 || location == 30 || location == 32 || location == 33 || location == 35 || location == 36 || location == 38 || location == 40){
    location = location
    spot <- which(Property_Statuses$Space == location)
    cost <- which(monopolyBoard$spaces == location)
    owned_by_player <- Property_Statuses$Owned_By_Player[spot]
    The_Players$Player_Bank[owned_by_player] <- The_Players$Player_Bank[owned_by_player] + monopolyBoard$cost[cost]
    The_Players$Player_Bank[owned_by_player]
    The_Players
    
    The_Players$Player_Bank[owned_by_player] <- The_Players$Player_Bank[owned_by_player] + monopolyBoard$rent_0[cost]
    
    The_Players$Player_Bank[j] <- The_Players$Player_Bank[j] - monopolyBoard$rent_0[cost]
    
    return(The_Players)

  }
}

Updating_Player_Bank(12, 3)
## ---- chunk 18
lets_move4 = function(location) {
  dice_roll_1 <- sample(1:6, 1, replace = TRUE)
  dice_roll_2 <- sample(1:6, 1, replace = TRUE)
  
  roll_total <- sum(dice_roll_1, dice_roll_2)
  roll_double <- dice_roll_1 == dice_roll_2
  
    location = location + roll_total
    double3 = "false"
    
    j=2

  if (location <= 40) {
      location = location
      Updating_Player_Bank(location, j)
  } else {
      location = location - 40
      Updating_Player_Bank(location, j)
  }


  if(location == 8 || location == 23 || location == 27) {
    location = Drawing_Chance(location)
    Updating_Player_Bank(location, j)

  }
  
  if(location == 3 || location == 18 || location == 34) {
    location = Drawing_Community_Chest(location)
    Updating_Player_Bank(location, j)

  }


  # first double roll -> roll again
  if (roll_double == TRUE) {
    dice_roll_3 <- sample(1:6, 1, replace = TRUE)
    dice_roll_4 <- sample(1:6, 1, replace = TRUE)
    
    roll_total2 <- sum(dice_roll_3, dice_roll_4)
    roll_double2 <- dice_roll_3 == dice_roll_4
    
    location = location + roll_total2
    double3 = "false"

    
    if (location <= 40) {
      location = location
      Updating_Player_Bank(location, j)
      
    } else {
      location = location - 40
      Updating_Player_Bank(location, j)
    }
    
    
    if(location == 8 || location == 23 || location == 27) {
    location = Drawing_Chance(location)
    Updating_Player_Bank(location, j)
    }
  
  if(location == 3 || location == 18 || location == 34) {
    location = Drawing_Community_Chest(location)
    Updating_Player_Bank(location, j)
    }

    
      # second double roll -> roll again
      if (roll_double2 == TRUE) {
        dice_roll_5 <- sample(1:6, 1, replace = TRUE)
        dice_roll_6 <- sample(1:6, 1, replace = TRUE)
    
        roll_total3 <- sum(dice_roll_5, dice_roll_6)
        roll_double3 <- dice_roll_5 == dice_roll_6
    
        location = location + roll_total3
        double3 = "false"
        
        if (location <= 40) {
          location = location
          Updating_Player_Bank(location, j)
        } else {
          location = location - 40
          Updating_Player_Bank(location, j)
        }
        
        if(location == 8 || location == 23 || location == 27) {
          location = Drawing_Chance(location)
          Updating_Player_Bank(location, j)
        }
  
        if(location == 3 || location == 18 || location == 34) {
          location = Drawing_Community_Chest(location)
          Updating_Player_Bank(location, j)
         
        }

        
        # third double roll -> go to jail
          if (roll_double3 == TRUE) {
            location = monopolyBoard$spaces[monopolyBoard$name == "Jail"]
            double3 = "true"
          }
      }
  }  
   
  location = location 
  
  listdata <- (list(location, double3))
  return(listdata)
  return(Updating_Player_Bank(location, j))
  
}

lets_move4(12)
## ---- chunk 19

lets_play4 = function(turns, players) {
  
  location_data <- as.data.frame(matrix(nrow = turns, ncol = players))
  double3data <- as.data.frame(matrix(nrow = turns, ncol = players))
  
    colnames(location_data) <- who_goes_first2(players)[[2]]
  
    location = 1
    location_data[1,] <- location
    double3 = 0
  
    for (i in 2:turns) {
      
        for (j in 1:players) {
          
        location = lets_move4(location_data[i-1,j])[[1]]
        location_data[i,j] <- as.integer(location)
        double3data[i,j] <- lets_move4(double3)[[2]]
        print(j)
        
      # deals with landing in jail from "go to jail" space and staying there for next 3 turns
      if (31 %in% location_data[i-1,j]) { # if you land on 31 (go to jail), next location is in jail (space 11)
        location <- 11
        location_data[i,j] <- as.integer(location)
      } else if (11 %in% location_data[i-1,j] & 31 %in% location_data[i-2,j]) {
        location <- 11
        location_data[i,j] <- as.integer(location)
      } else if (11 %in% location_data[i-2,j] & 31 %in% location_data[i-3,j]) {
        location <- 11
        location_data[i,j] <- as.integer(location)
      }
        
      # landing in jail from 3x double roll and staying there for next 3 turns
      if (11 %in% location_data[i,j] & "true" %in% double3data[i-1,j]) { # "true" means player double rolled 3x -> jail
        location <- 11
        location_data[i,j] <- as.integer(location)
      } else if (11 %in% location_data[i-1,j] & "true" %in% double3data[i-2,j]) { # 
        location <- 11
        location_data[i,j] <- as.integer(location)
      } else if (11 %in% location_data[i-2,j] & "true" %in% double3data[i-3,j]) {
        location <- 11
        location_data[i,j] <- as.integer(location)
      }
        
    }
    }
    
  print(location_data)
  print(double3data)
  print(The_Players)
    
  # creates density plot of frequency of landing on each space for each player
  plot(density(location_data[,1]), xlim = c(0,40), col = "black")
  plot(location_data[,1], xlim= c(0,40), col="black", type="h", xlab="Spaces", ylab="Frequency", main="Frequency of Landing on Each Space for Each Player")
  
  colors <- c("red", "blue", "green")
  
  for (k in 2:players) {
    lines(density(location_data[,k]), col = colors[k-1]) # adds a density line for each player after the first
  }
  
  # creates density plot for total frequency landing on each space (all players spaces included)
  all_spaces <- as.vector(as.matrix(location_data))
  plot(density(all_spaces), xlim = c(0,40), col = "black")

}

lets_play4(10, 4)
